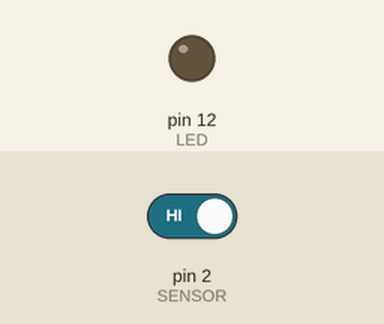
Simulated run of this sketch. Board: Arduino Uno, built with avr-gcc and run on an emulated ATmega328P. Shown: output pins drawn as LEDs (lit = HIGH). The test bench sets the inputs (shaded band); at power-on: pin 2 (SENSOR) HIGH.

Above: at 1.2 s.
1.3 s: pin 2 (SENSOR) driven LOW
At 2.6 s:
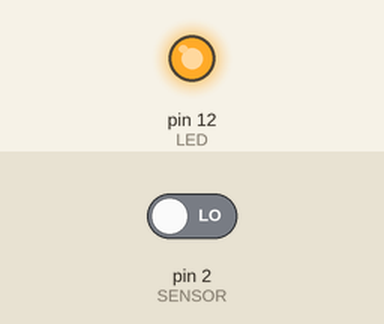
Timing chart, 0 to 4.3 s (numbered marks = the images above; inputs shaded):
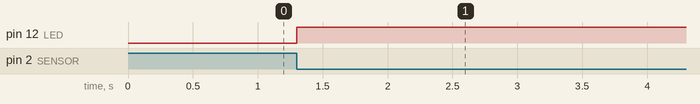

Measured:
- after the input at 1.3 s, pin 12 (LED): LOW → HIGH at once

The sketch:

Led_foto_interruptor.ino
```cpp
// =====================================================================
// PROJETO: LED ALTERNADO COM FOTO-INTERRUPTOR
// Cada vez que algo passa pela fenda do sensor, o LED muda de estado:
// estava apagado -> acende; estava aceso -> apaga.
// =====================================================================

// 1. Pinos
#define SENSOR 2     // pino de sinal do foto-interruptor
#define LED    12    // LED que vai ser controlado

// 2. Variáveis que guardam o estado entre as repetições do loop
bool estadoLed    = false;   // o LED começa apagado
bool ultimoEstado = HIGH;    // sem nada na fenda, o sensor costuma ler HIGH

/* =====================================================================
   COMO FUNCIONA
   O foto-interruptor tem um LED infravermelho de um lado da fenda e
   um receptor do outro. Quando algo entra na fenda e BLOQUEIA a luz,
   a saída do sensor muda de HIGH para LOW (na maioria dos módulos).

   Não basta fazer "se sensor == LOW, alterna" — enquanto o objeto
   estiver parado dentro da fenda, o loop rodaria milhares de vezes
   por segundo e o LED ficaria piscando sem parar.

   Por isso detectamos só o INSTANTE em que a leitura muda (a "borda"):
   agimos uma única vez, quando o objeto acaba de entrar no sensor.
   ===================================================================== */

void setup() {
  pinMode(SENSOR, INPUT);
  pinMode(LED,    OUTPUT);
}

void loop() {
  bool leitura = digitalRead(SENSOR);

  // Detecta a borda de descida: o sensor acabou de ir de HIGH para LOW
  // (ou seja, algo ACABOU de entrar na fenda)
  if (leitura == LOW && ultimoEstado == HIGH) {
    estadoLed = !estadoLed;            // inverte: ligado <-> desligado
    digitalWrite(LED, estadoLed);
  }

  ultimoEstado = leitura;   // guarda a leitura para a próxima volta do loop

  delay(10);   // pequena pausa para evitar ruídos de leitura
}

/* =====================================================================
   SE O LED AGIR AO CONTRÁRIO
   (acender quando você TIRA o objeto da fenda em vez de quando coloca)
   significa que o seu módulo é "ativo-alto" em vez de "ativo-baixo".
   Basta inverter no if:    if (leitura == HIGH && ultimoEstado == LOW)
   ===================================================================== */
```
